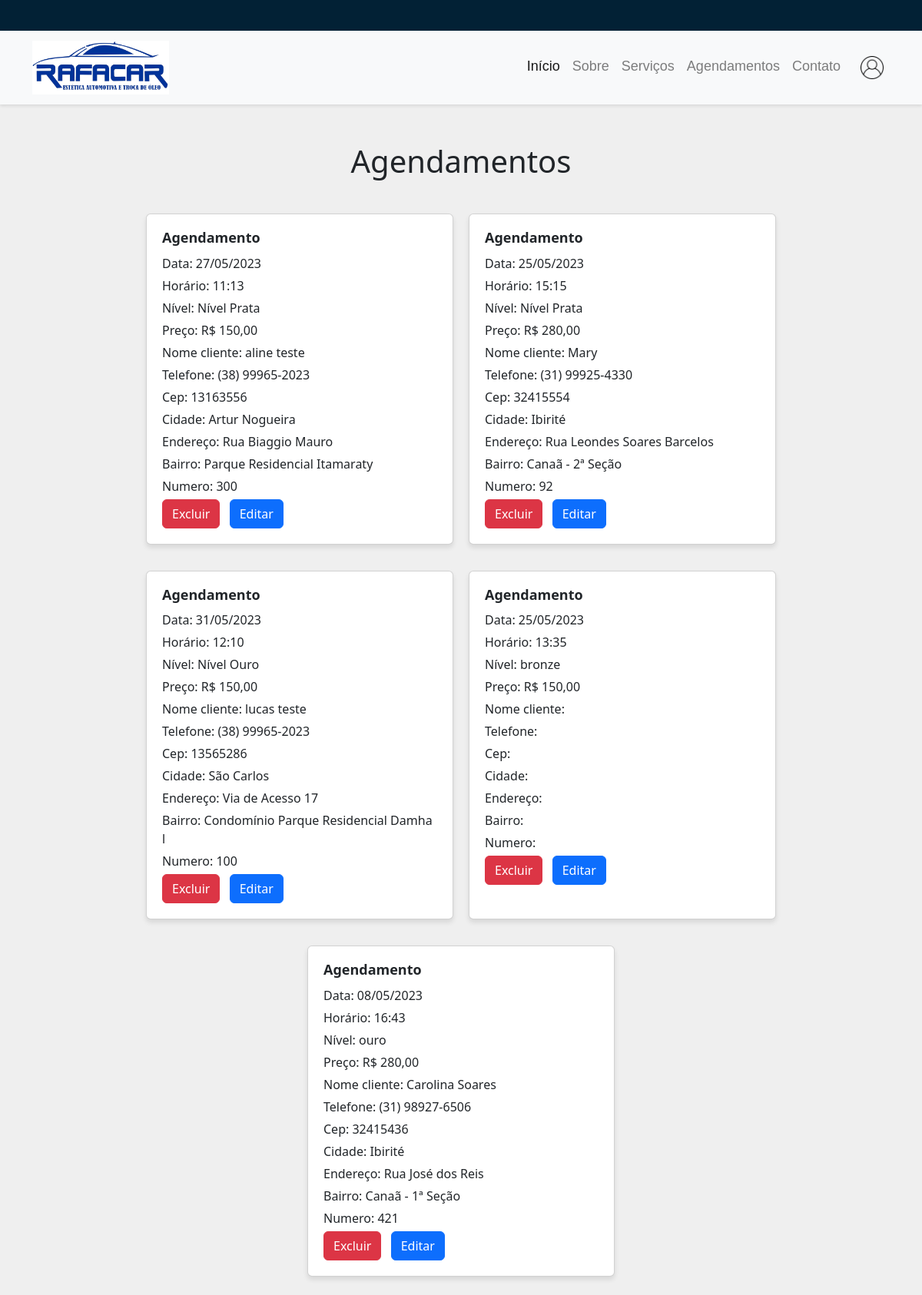
Before: /agendamentos/ (signed in) with the older database file.
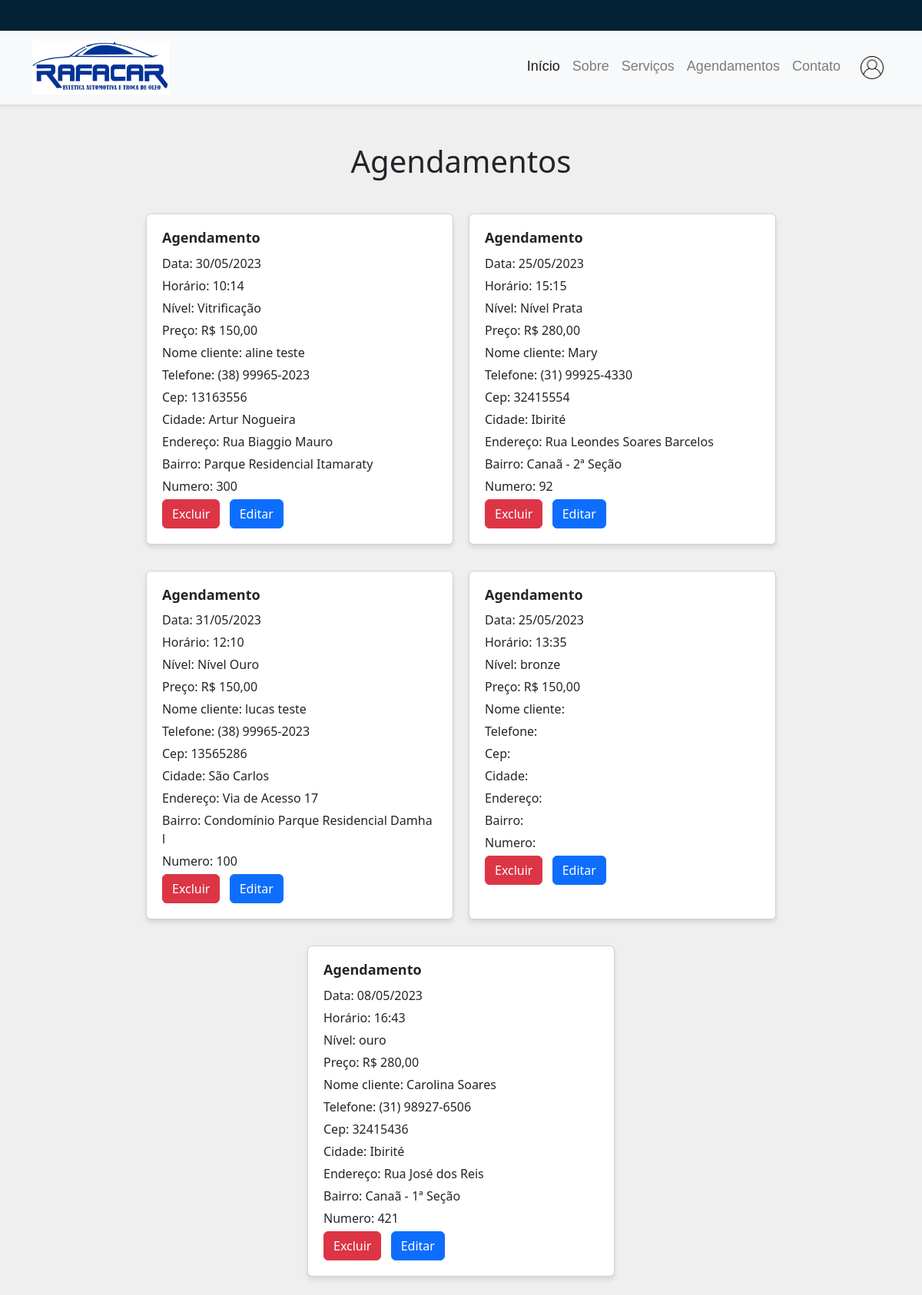
After: the same page with the newer database file.
### rafacar/models.py (models this page shows, shortened)
class Agendamento(models.Model):
    user = models.ForeignKey(User, on_delete=models.CASCADE, null=True)
    dados_pessoais = models.OneToOneField(
        DadosPessoais, on_delete=models.CASCADE, null=True)
    date = models.DateField()
    time = models.TimeField()
    endereco = models.TextField()
    preco = models.TextField(null=True)
    nivel = models.CharField(max_length=10, blank=True, null=True)

class DadosPessoais(models.Model):
    user = models.OneToOneField(User, on_delete=models.CASCADE)
    nome = models.CharField(max_length=100)
    telefone = models.CharField(max_length=20)
    cep = models.CharField(max_length=9)
    endereco = models.CharField(max_length=255)
    numero_casa = models.CharField(max_length=10)
    bairro = models.CharField(max_length=100)
    cidade = models.CharField(max_length=100)

### rafacar/views.py (the view)
# urls.py: path('agendamentos/', views.agendamentos, name='agendamentos'),
def agendamentos(request):
    if not request.user.is_authenticated:
        messages.add_message(request, messages.INFO, 'Faça login primeiro.')
        return redirect('login')
    if request.user.is_staff:
        agendamentos = Agendamento.objects.all().select_related('user', 'dados_pessoais')
        return render(request, 'agendamentos_gestor.html', {'agendamentos': agendamentos})
    agendamentos = Agendamento.objects.filter(user=request.user)
    return render(request, 'agendamentos.html', {'agendamentos': agendamentos})

### rafacar/templates/agendamentos_gestor.html (shortened to what this page needs)
{% load static %}
<!DOCTYPE html>
<html>
<head>
    <link rel="stylesheet" href="https://stackpath.bootstrapcdn.com/bootstrap/4.5.2/css/bootstrap.min.css">
</head>
<head>
    <link href="https://cdn.jsdelivr.net/npm/bootstrap@5.3.0-alpha1/dist/css/bootstrap.min.css" rel="stylesheet"
>
    <link rel="stylesheet" type="text/css" media="screen"
        href="https://cdnjs.cloudflare.com/ajax/libs/font-awesome/5.8.2/css/all.min.css" />
    <link rel="stylesheet" type="text/css" href="{% static 'rafacar/css/style.css' %}" />
</head>
<body>
    <header>
        <div style="height: 40px; background-color: #022135; width: 100%;"></div>
        <nav class="navbar navbar-expand-lg navbar-light bg-light">
            <div class="container">
                <a class="navbar-brand" href="#">
                    <img src="{% static 'rafacar/imagens/logo.jpeg' %}" width="" height="70" alt="Logo">
                </a>
                <div class="collapse navbar-collapse d-lg-flex justify-content-end" id="navbarSupportedContent">
                    <ul class="navbar-nav">
                        <li class="nav-item active">
                            <a class="nav-link" href="{% url 'home' %}">Início</a>
                        </li>
                        <li class="nav-item">
                            <a class="nav-link" href="{% url 'sobre' %}">Sobre</a>
                        </li>
                        <li class="nav-item">
                            <a class="nav-link" href="{% url 'servicos' %}">Serviços</a>
                        </li>
                        <li class="nav-item">
                            <a class="nav-link" href="{% url 'agendamentos' %}">Agendamentos</a>
                        </li>
                        <li class="nav-item">
                            <a class="nav-link" href="{% url 'contato' %}">Contato</a>
                        </li>
                        <li class="nav-item">
                            <a class="nav-link" href="{% url 'edita_user' %}"><img src="{% static 'rafacar/imagens/perfil.png' %}"
                                    width="30px" style="margin-left: 10px;"></a>
                        </li>
                    </ul>
                </div>
            </div>
        </nav>
    </header>
    <body>
        <div class="d-flex justify-content-center">
            <h1 class="mb-4 text-center" style="margin-top: 50px;">Agendamentos</h1>
        </div>
        <div class="card-container" style="margin-top: 10px;">
            {% for agendamento in agendamentos %}
            <div class="card mb-4" style="width: 400px;">
                <h2>Agendamento</h2>
                <p>Data: {{ agendamento.date|date:"d/m/Y" }}</p>
                <p>Horário: {{ agendamento.time|time:"H:i" }}</p>
                <p>Nível: {{ agendamento.nivel }}</p>
                <p>Preço: {{ agendamento.preco }}</p>
                <p>Nome cliente: {{ agendamento.dados_pessoais.nome }}</p>
                <p>Telefone: {{ agendamento.dados_pessoais.telefone }}</p>
                <p>Cep: {{ agendamento.dados_pessoais.cep }}</p>
                <p>Cidade: {{ agendamento.dados_pessoais.cidade }}</p>
                <p>Endereço: {{ agendamento.dados_pessoais.endereco }}</p>
                <p>Bairro: {{ agendamento.dados_pessoais.bairro }}</p>
                <p>Numero: {{ agendamento.dados_pessoais.numero_casa }}</p>
                <div class="button-group">
                    <a href="{% url 'excluir_agendamento' agendamento.id %}" class="btn btn-danger mr-2">Excluir</a>
                    <a href="#" class="btn btn-primary" data-toggle="modal"
                        data-target="#editarModal{{ agendamento.id }}">Editar</a>
                </div>
            </div>
            {% endfor %}
        </div>
    </body>
</html>

Changed rows visible on the page:
changed Agendamento "aline teste": date "27/05/2023" → "30/05/2023"; time "11:13" → "10:14"; nivel "Nível Prata" → "Vitrificação"
